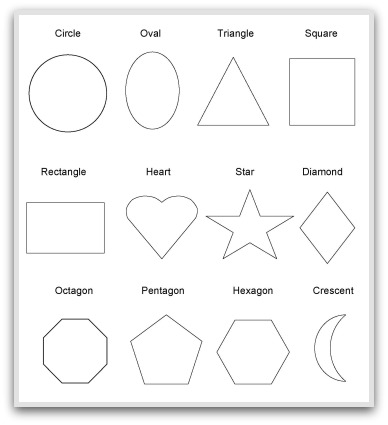
#> input picture images/shapes.png, 388 x 425 px
$ python contours.py
#> lines starting #> are read from the running program, lines starting #| are printed output that depends on the picture; after the words box and inside, x2 and y2 are one past the last pixel; in counts of white or black regions, pixels touching at a corner belong together
import cv2
import numpy as np

image = cv2.imread("images/shapes.png")
#> image is the input picture: shape (425, 388, 3); min 3, max 255, mean 246

# Convert to gray scale
gray_image = cv2.cvtColor(image, cv2.COLOR_BGR2GRAY)

edges = cv2.Canny(gray_image, 30, 200)
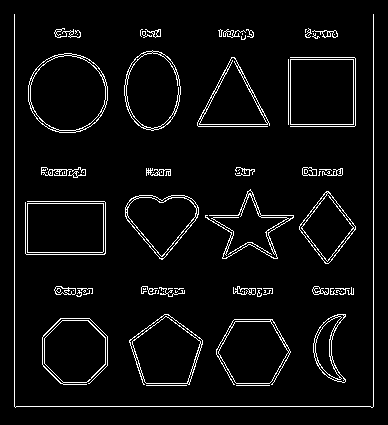
#> edges: shape (425, 388); 4.8% white in thin lines or dots, all inside (x1, y1, x2, y2) = (14, 14, 374, 408)

# Find the contours
contours, hierarchy = cv2.findContours(edges, cv2.RETR_EXTERNAL, cv2.CHAIN_APPROX_NONE)
#> contours = 72 contours, 49 with area under 20; largest, box (x1, y1, x2, y2) and area: (28, 53, 108, 133) 4971, (290, 59, 354, 125) 4095, (27, 203, 104, 253) 3724, (129, 314, 203, 385) 3580, (216, 319, 291, 385) 3514

cv2.drawContours(image, contours, -1, (0, 255, 0), 3)
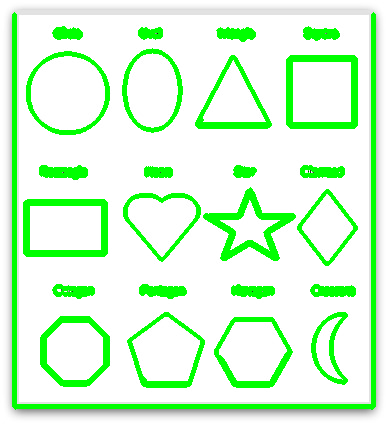
#> image: shape (425, 388, 3); 15.51% of pixels changed, all inside (x1, y1, x2, y2) = (12, 12, 376, 410)

cv2.imshow("Contours", image)

# House keeping
cv2.waitKey(0)
cv2.destroyAllWindows()
